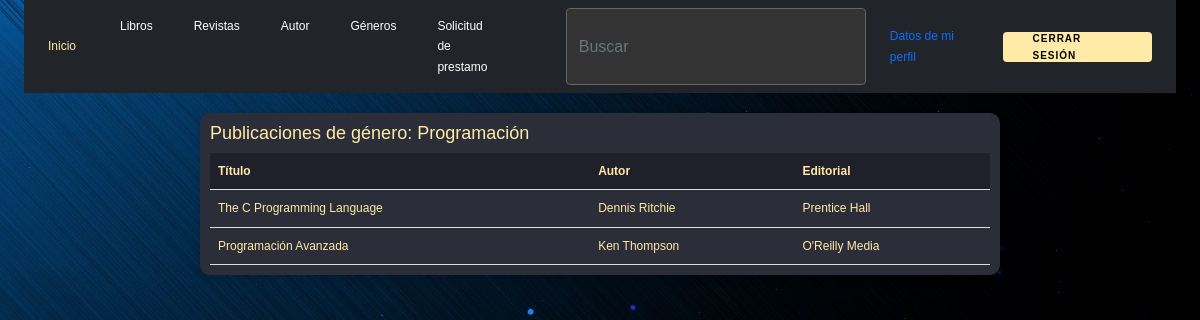
Screenshot of /view/content/user/publicacionesInfo.php?genero=Programación (signed in) with the database file from the repository.
### tables this page shows
CREATE TABLE `libros` (
  `id_libro` int(11) NOT NULL,
  `titulo` varchar(100) NOT NULL,
  `cantidad` decimal(10,0) NOT NULL,
  `id_tipo` int(11) NOT NULL,
  `isbn` varchar(20) DEFAULT NULL,
  `id_genero` int(11) NOT NULL,
  `id_autor` int(11) NOT NULL,
  `id_editorial` int(11) NOT NULL
);

CREATE TABLE `autor` (
  `id_autor` int(11) NOT NULL,
  `nombre` varchar(100) NOT NULL
);

CREATE TABLE `editorial` (
  `id_editorial` int(11) NOT NULL,
  `nombre` varchar(100) NOT NULL
);

### view/content/user/publicacionesInfo.php (the view, shortened to what this page needs)
<?php
require_once("c://xampp/htdocs/login/view/head/header.php");
try {
    $database = new db();
    $conn = $database->conexion();
    if (isset($_GET['genero'])) {
        $genero_nombre = urldecode($_GET['genero']);
        $sql = "SELECT l.titulo, a.nombre AS autor, e.nombre AS editorial
                FROM libros l
                INNER JOIN genero g ON l.id_genero = g.id_genero
                INNER JOIN editorial e ON l.id_editorial = e.id_editorial
                INNER JOIN autor a ON l.id_autor = a.id_autor
                WHERE g.nombre = :nombre";
        $stmt = $conn->prepare($sql);
        $stmt->bindParam(':nombre', $genero_nombre);
        $stmt->execute();
        $publicaciones = $stmt->fetchAll(PDO::FETCH_ASSOC);
    } else {
        $genero_nombre = "Desconocido";
        $publicaciones = [];
    }
} catch (PDOException $e) {
    echo "Error: " . $e->getMessage();
}
?>
<!DOCTYPE html>
<html lang="es">
<head>
</head>
<body>
    <div class="container">
        <h2>Publicaciones de género: <?= htmlspecialchars($genero_nombre) ?></h2>
        <table>
            <tr>
                <th>Título</th>
                <th>Autor</th>
                <th>Editorial</th>
            </tr>
            <?php if (!empty($publicaciones)): ?>
                <?php foreach ($publicaciones as $publicacion): ?>
                    <tr>
                        <td><?= htmlspecialchars($publicacion['titulo']) ?></td>
                        <td><?= htmlspecialchars($publicacion['autor']) ?></td>
                        <td><?= htmlspecialchars($publicacion['editorial']) ?></td>
                    </tr>
                <?php endforeach; ?>
            <?php else: ?>
                <tr>
                    <td colspan="3">No se encontraron publicaciones para este género.</td>
                </tr>
            <?php endif; ?>
        </table>
    </div>
</body>
</html>

### asset/css/estilos.css (style rules this page uses)
body { background-image: url(""); }

### view/head/header.php (style rules this page uses)
body { background-image: url("/login/Abstract-blue-waves_2560x1600.jpg"); font-family: 'Poppins', sans-serif; font-weight: 300; line-height: 1.7; color: #ffeba7; background-color: #1f2029; }

### view/content/user/publicacionesInfo.php (style rules this page uses)
.container { border-radius: 10px; overflow: hidden; box-shadow: 0 4px 8px rgba(0, 0, 0, 0.1); margin: 20px auto; max-width: 800px; background-color: #2b2e38; padding: 10px; }
h2 { color: #ffeba7; }
table { width: 100%; border-collapse: collapse; }
th, td { padding: 8px; text-align: left; border-bottom: 1px solid #ddd; font-size: 12px; }
th { background-color: #1f2029; color: #ffeba7; }
tr { color: #ffeba7; transition: background-color 0.3s ease, color 0.3s ease; }
h2 { font-size: 18px; }

### rows the page displays
libros: titulo "The C Programming Language", id_autor.nombre "Dennis Ritchie", id_editorial.nombre "Prentice Hall"
libros: titulo "Programación Avanzada", id_autor.nombre "Ken Thompson", id_editorial.nombre "O'Reilly Media"

### other values shown
$genero_nombre "Programación"
